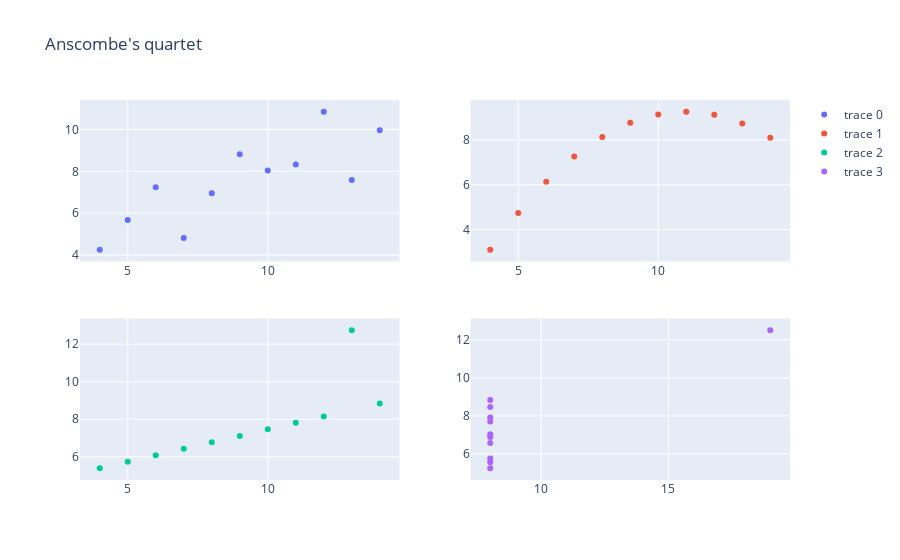

Notebook source saved alongside this figure:
### Code cell
def chart_scatter_anscombes_quartet(df_input):
    
    chart_result = make_subplots(rows=2, cols=2)

    chart_result.add_trace(
        go.Scatter(x=df_input['x1'], y=df_input['y1'], mode="markers"),
        row=1, col=1
    )
    
    chart_result.add_trace(
        go.Scatter(x=df_input['x2'], y=df_input['y2'], mode="markers"),
        row=1, col=2
    )
    
    chart_result.add_trace(
        go.Scatter(x=df_input['x3'], y=df_input['y3'], mode="markers"),
        row=2, col=1
    )
    
    chart_result.add_trace(
        go.Scatter(x=df_input['x4'], y=df_input['y4'], mode="markers"),
        row=2, col=2
    )
    
    chart_result.update_layout(height=1000, title_text="Anscombe's quartet")
    
    return chart_result


chart_anscombes = chart_scatter_anscombes_quartet(df_anscombes_quartet)
chart_anscombes.show()

### Figure 1 — Plotly figure (JSON) as saved in the notebook; plotly's stock layout.template omitted (floating-point values rounded to 4 significant figures)
{"data": [{"mode": "markers", "type": "scatter", "x": [10, 8, 13, 9, 11, 14, 6, 4, 12, 7, 5], "xaxis": "x", "y": [8.04, 6.95, 7.58, 8.81, 8.33, 9.96, 7.24, 4.26, 10.84, 4.82, 5.68], "yaxis": "y"}, {"mode": "markers", "type": "scatter", "x": [10, 8, 13, 9, 11, 14, 6, 4, 12, 7, 5], "xaxis": "x2", "y": [9.14, 8.14, 8.74, 8.77, 9.26, 8.1, 6.13, 3.1, 9.13, 7.26, 4.74], "yaxis": "y2"}, {"mode": "markers", "type": "scatter", "x": [10, 8, 13, 9, 11, 14, 6, 4, 12, 7, 5], "xaxis": "x3", "y": [7.46, 6.77, 12.74, 7.11, 7.81, 8.84, 6.08, 5.39, 8.15, 6.42, 5.73], "yaxis": "y3"}, {"mode": "markers", "type": "scatter", "x": [8, 8, 8, 8, 8, 8, 8, 19, 8, 8, 8], "xaxis": "x4", "y": [6.58, 5.76, 7.71, 8.84, 8.47, 7.04, 5.25, 12.5, 5.56, 7.91, 6.89], "yaxis": "y4"}], "layout": {"autosize": true, "title": {"text": "Anscombe's quartet"}, "xaxis": {"anchor": "y", "autorange": true, "domain": [0, 0.45], "range": [3.343, 14.66], "type": "linear"}, "xaxis2": {"anchor": "y2", "autorange": true, "domain": [0.55, 1], "range": [3.343, 14.66], "type": "linear"}, "xaxis3": {"anchor": "y3", "autorange": true, "domain": [0, 0.45], "range": [3.343, 14.66], "type": "linear"}, "xaxis4": {"anchor": "y4", "autorange": true, "domain": [0.55, 1], "range": [7.277, 19.72], "type": "linear"}, "yaxis": {"anchor": "x", "autorange": true, "domain": [0.575, 1], "range": [3.805, 11.3], "type": "linear"}, "yaxis2": {"anchor": "x2", "autorange": true, "domain": [0.575, 1], "range": [2.674, 9.686], "type": "linear"}, "yaxis3": {"anchor": "x3", "autorange": true, "domain": [0, 0.425], "range": [4.882, 13.25], "type": "linear"}, "yaxis4": {"anchor": "x4", "autorange": true, "domain": [0, 0.425], "range": [4.749, 13.0], "type": "linear"}}}
